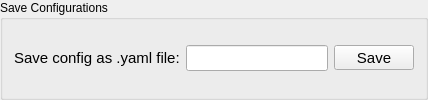
                   <widget class="QGroupBox" name="gbxConfigSave">
                    <property name="title">
                     <string>Save Configurations</string>
                    </property>
                    <layout class="QGridLayout" name="gridLayout_6">
                     <property name="leftMargin">
                      <number>11</number>
                     </property>
                     <property name="topMargin">
                      <number>11</number>
                     </property>
                     <property name="rightMargin">
                      <number>11</number>
                     </property>
                     <property name="bottomMargin">
                      <number>11</number>
                     </property>
                     <item row="0" column="1">
                      <widget class="QLineEdit" name="txtConfigSaveYaml">
                       <property name="font">
                        <font>
                         <pointsize>11</pointsize>
                        </font>
                       </property>
                      </widget>
                     </item>
                     <item row="0" column="0">
                      <widget class="QLabel" name="lblConfigSaveYaml">
                       <property name="font">
                        <font>
                         <pointsize>11</pointsize>
                        </font>
                       </property>
                       <property name="text">
                        <string>Save config as .yaml file:</string>
                       </property>
                      </widget>
                     </item>
                     <item row="0" column="2">
                      <widget class="QPushButton" name="btnConfigSaveSave">
                       <property name="minimumSize">
                        <size>
                         <width>0</width>
                         <height>25</height>
                        </size>
                       </property>
                       <property name="maximumSize">
                        <size>
                         <width>16777215</width>
                         <height>25</height>
                        </size>
                       </property>
                       <property name="font">
                        <font>
                         <pointsize>11</pointsize>
                        </font>
                       </property>
                       <property name="text">
                        <string>Save</string>
                       </property>
                      </widget>
                     </item>
                    </layout>
                   </widget>
